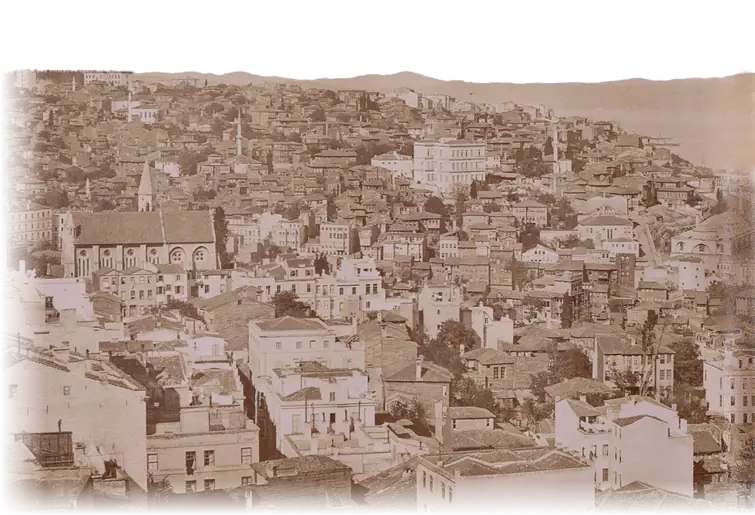
#> input picture assets/pano/berggren-0-lite.webp, 755 x 515 px, given in place of berggren_16000.jpg, which was not available
$ python build_pano.py
#> lines starting #> are read from the running program, lines starting #| are printed output that depends on the picture; pictures that were not available may be replaced by others from this repository, and a replacement may not be noted
### tools/pano/mask.py
import numpy as np, sys
from PIL import Image
import scipy.ndimage as nd
im=Image.open(__import__('os').environ.get('BERGGREN','berggren_16000.jpg')).convert('RGB')
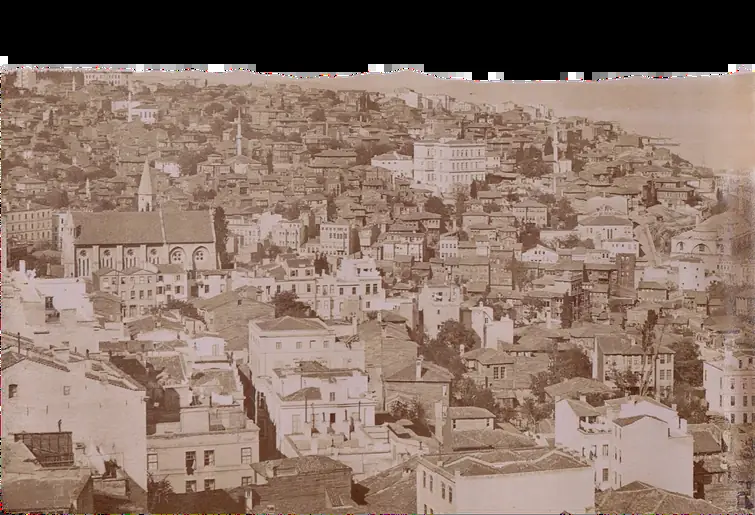
#> im: PIL image 755x515 RGB; mean R, G, B 139.5, 116.8, 104.4
A=np.asarray(im).astype(np.float32)
L=A.mean(2)
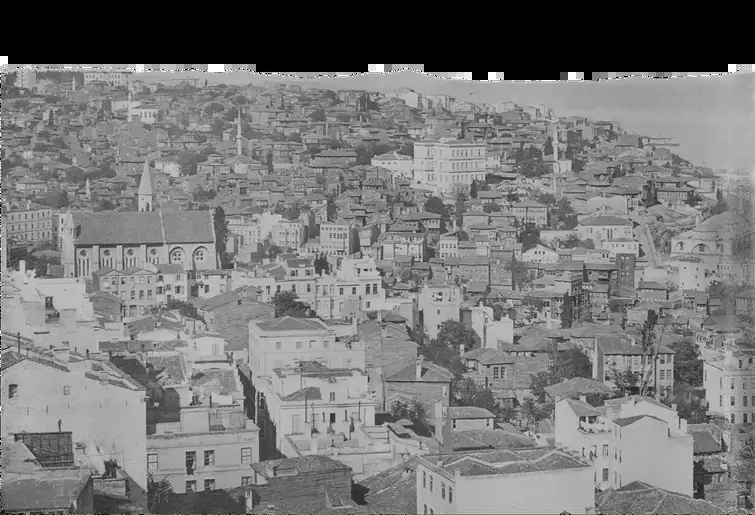
#> L: shape (515, 755) float32; min 0, max 255, mean 120.2
H,W=L.shape
#> H = 515; W = 755
seams=[0,1527,3150,4758,6365,7973,9591,11204,12819,14429,16000]
TRIM=10
# [34 lines left out: functions land_mask, mask_panel, panel, not called in this run]
# [7 lines that do not run on import are left out]

### tools/pano/build_pano.py
# Berggren panoramasını levhalara ayırır, gök maskesini çıkarır, levhaları yapı yönlerine göre kalibre eder.
# Girdi: Commons özgün dosyası (24226×1772) 16000 piksel genişliğe küçültülmüş JPEG; yol BERGGREN ortam değişkeniyle verilir.
# Kullanım: BERGGREN=berggren_16000.jpg python3 tools/pano/build_pano.py
import numpy as np, json, math, sys
from PIL import Image
import scipy.ndimage as nd
sys.path.insert(0,__import__('os').path.dirname(__file__))
import mask as M
OUT=__import__('os').path.join(__import__('os').path.dirname(__file__),'..','..','assets','pano')
import os; os.makedirs(OUT,exist_ok=True)
A=M.A; H=M.H; seams=M.seams
# dikiş çizgilerini (albümin levhaların birleşim yeri) yatay doğrusal ara değerle sil
for sx in seams[1:-1]:
    a0,a1=sx-11,sx+11
    for i,x in enumerate(range(a0+1,a1)):
#> (the run stopped early here; a loop or call above may not have finished)

$ run again, on assets/pano/berggren-4-lite.webp
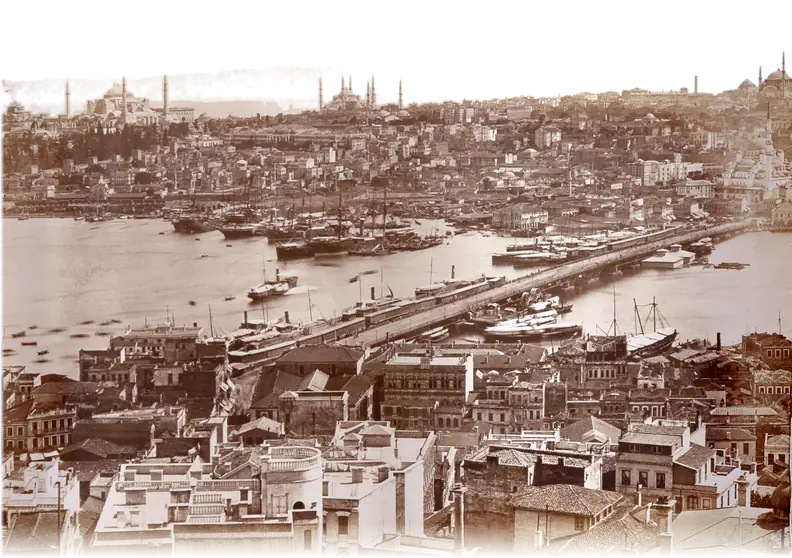
#> input picture assets/pano/berggren-4-lite.webp, 792 x 558 px, given in place of berggren_16000.jpg, which was not available
#> `im=Image.open(__import__('os').environ.get('BERGGREN','berggren_16000...`:
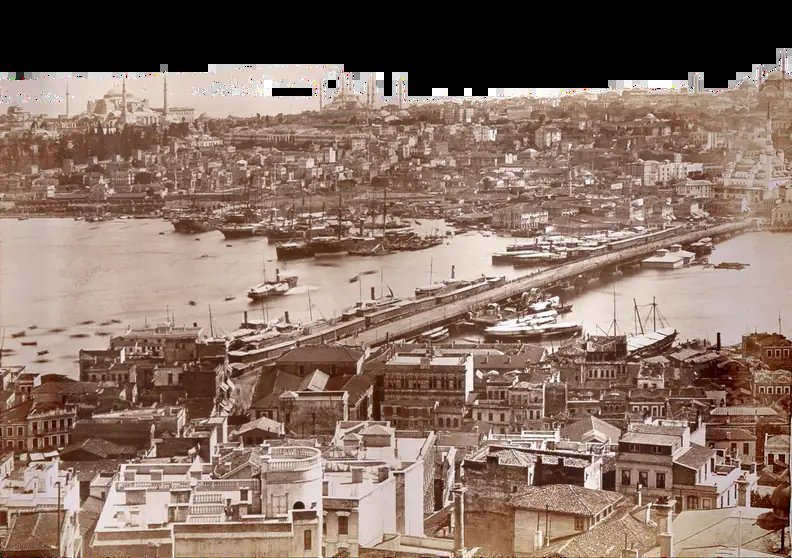
#> im: PIL image 792x558 RGB; mean R, G, B 137, 114.4, 103.1
#> `L=A.mean(2)`:
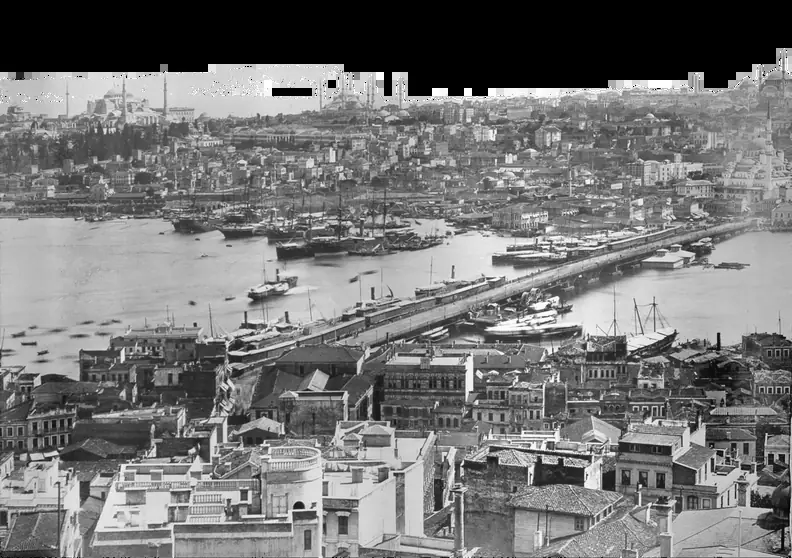
#> L: shape (558, 792) float32; min 0, max 255, mean 118.2

$ run again, on assets/pano/berggren-5-lite.webp
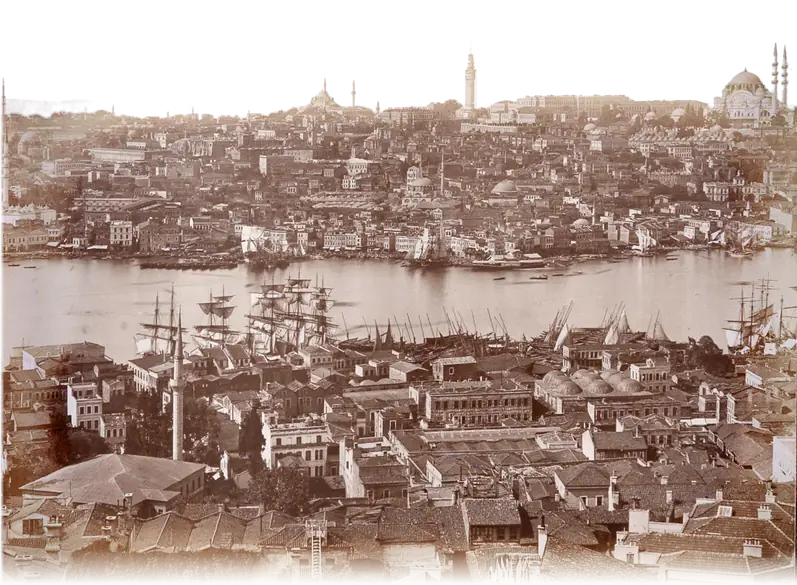
#> input picture assets/pano/berggren-5-lite.webp, 797 x 585 px, given in place of berggren_16000.jpg, which was not available
#> `im=Image.open(__import__('os').environ.get('BERGGREN','berggren_16000...`:
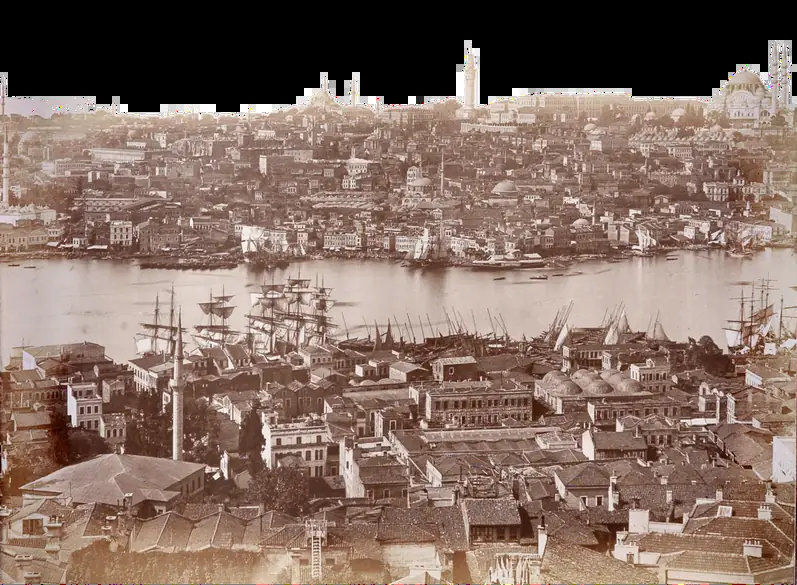
#> im: PIL image 797x585 RGB; mean R, G, B 133, 110.6, 99.9
#> `L=A.mean(2)`:
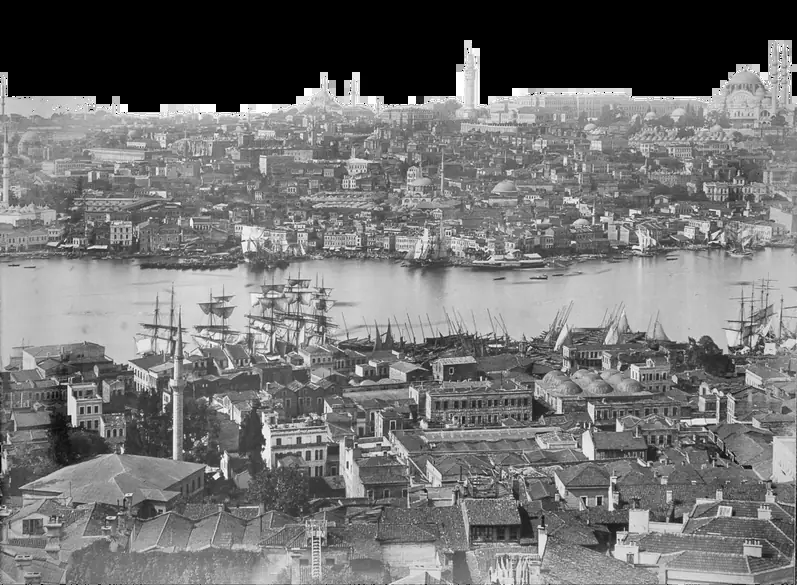
#> L: shape (585, 797) float32; min 0, max 255, mean 114.5

$ run again, on assets/pano/berggren-6-lite.webp
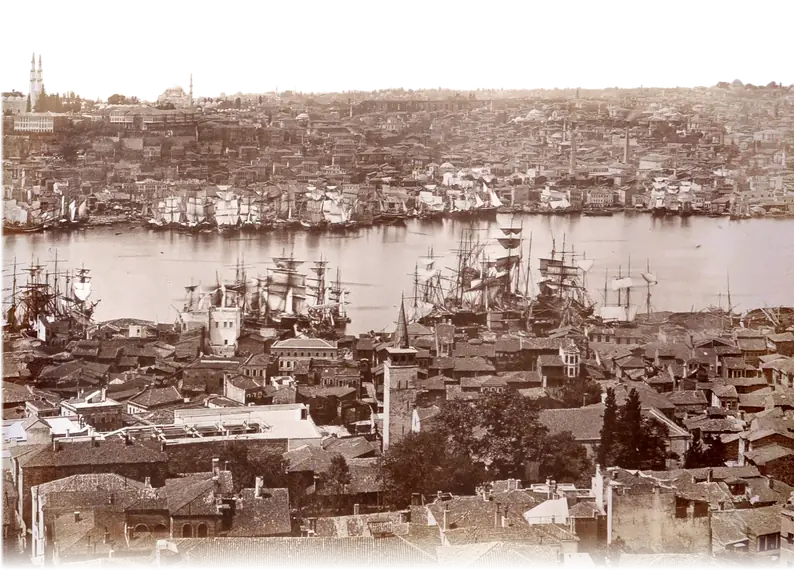
#> input picture assets/pano/berggren-6-lite.webp, 794 x 570 px, given in place of berggren_16000.jpg, which was not available
#> `im=Image.open(__import__('os').environ.get('BERGGREN','berggren_16000...`:
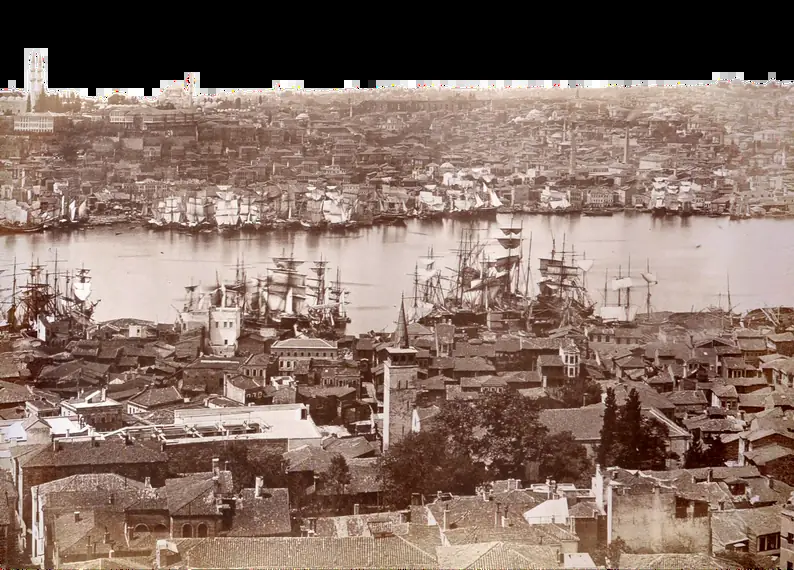
#> im: PIL image 794x570 RGB; mean R, G, B 134.4, 111.8, 101.2
#> `L=A.mean(2)`:
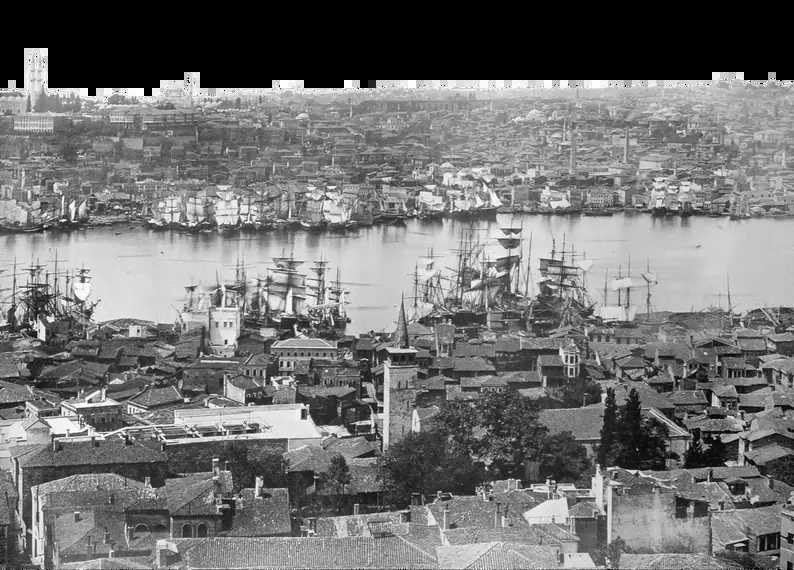
#> L: shape (570, 794) float32; min 0, max 255, mean 115.8
